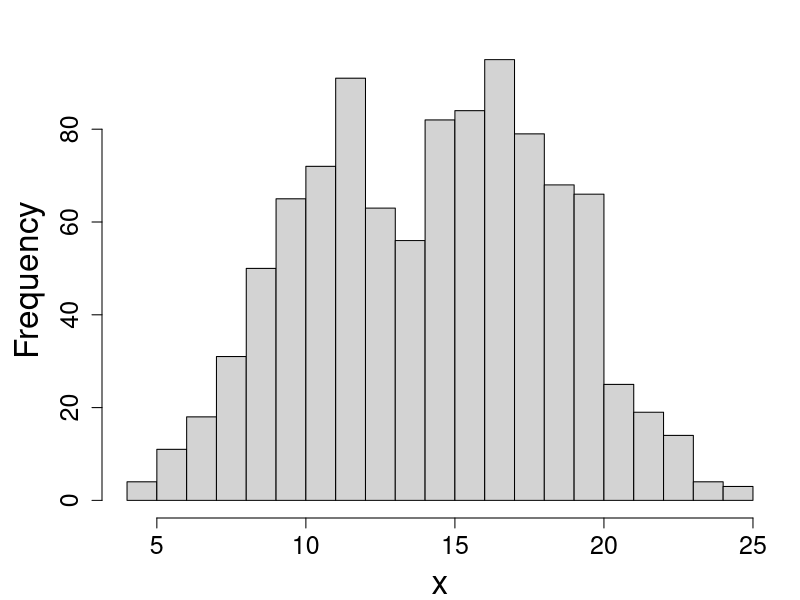
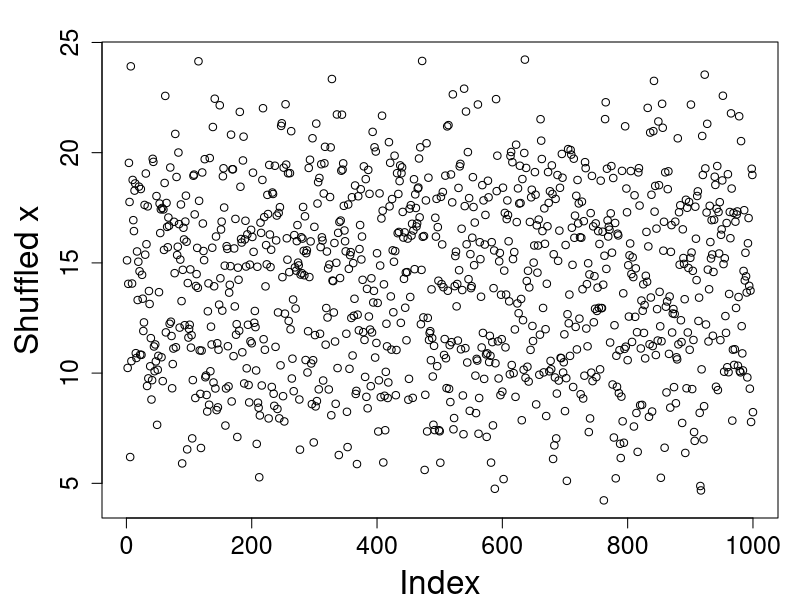

The R source for these figures, in order:
## hyper-parameter
sig <- sqrt(5)
set.seed(12345)

## generate the data
x <- c(rnorm(400, 10, sig), 
       rnorm(200, 15, sig), 
       rnorm(300, 17, sig), 
       rnorm(100, 20, sig))

## draw a histogram for x
pdf("hist_x.pdf", width = 10, height = 10)
par(mar = c(4.1, 5.1, 2.1, 1.1))
hist(x, breaks = 20, main = "", 
     cex.lab = 2, cex.axis = 1.5)
dev.off()

## shuffle x and draw a scatter plot
set.seed(202111)
x.random <- sample(x, length(x))
pdf("scatter_x.pdf", width = 10, height = 10)
par(mar = c(4.1, 5.1, 2.1, 1.1))
plot(x.random, main = "", ylab = "Shuffled x",
     cex.lab = 2, cex.axis = 1.5)
dev.off()

## write a function to calculate the posterior probability

calculate.post <- function(H0, H1) {
  ss <- (x.random - H0)^2
  numerator <- exp()
}